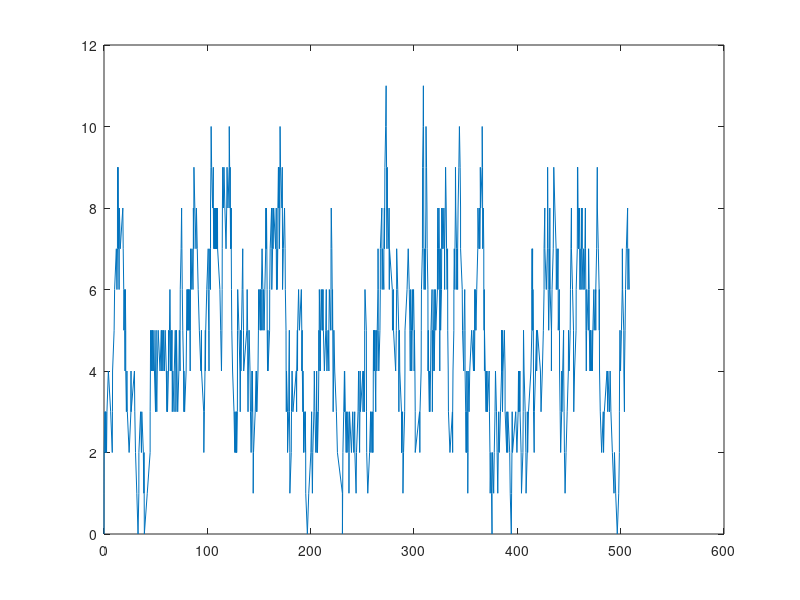

Write the MATLAB code that produced this figure.
clear
tic
k=1;
gamma=1/5;
r(1)=0;
tiempo(1)=0;
for i=1:1000
    T_cr=k;
    T_des=gamma*r(i);
    T_tot=T_cr+T_des;
    t=-1/T_tot*log(rand);
    tiempo(i+1)=tiempo(i)+t;
    if rand<(T_cr/T_tot)
        r(i+1)=r(i)+1;
    else
        r(i+1)=r(i)-1;
    end
end
plot(tiempo,r)
toc